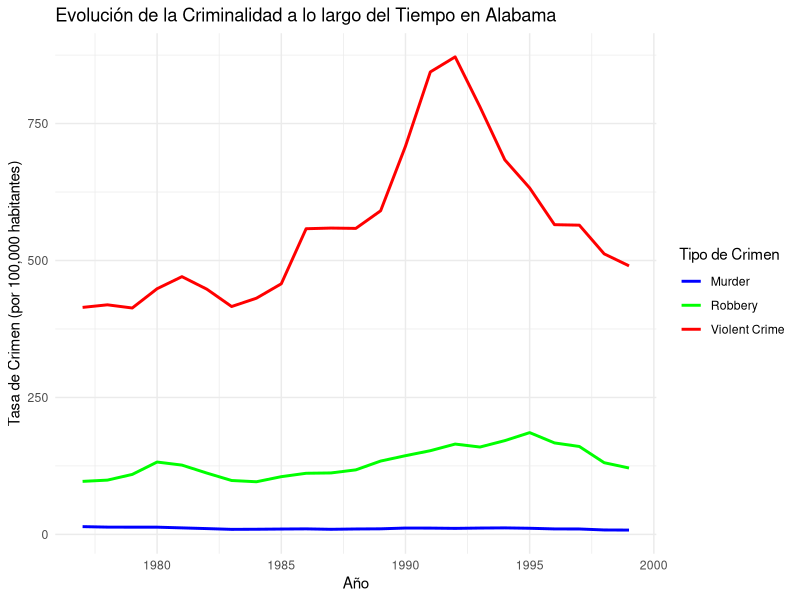
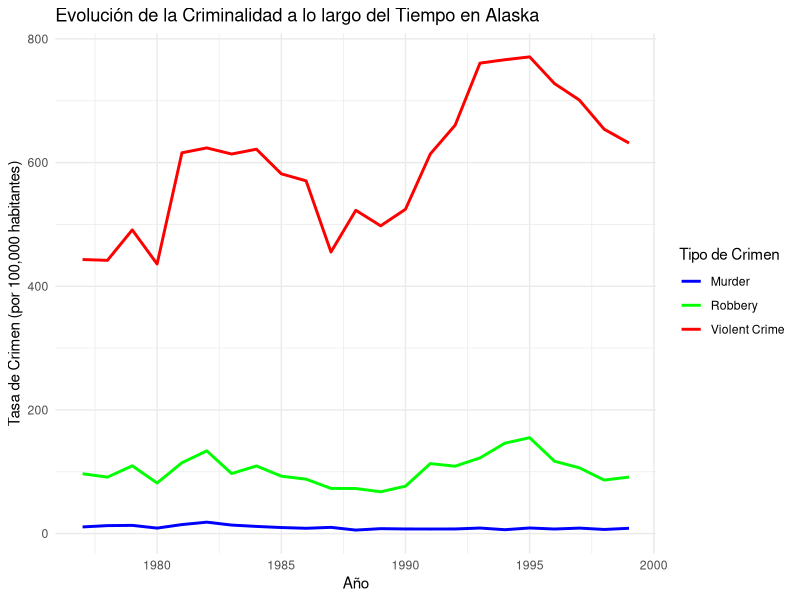
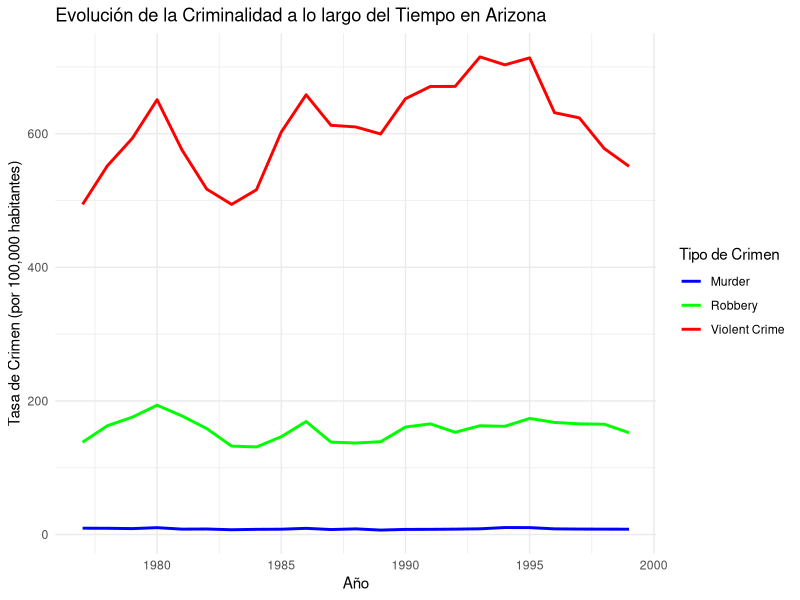
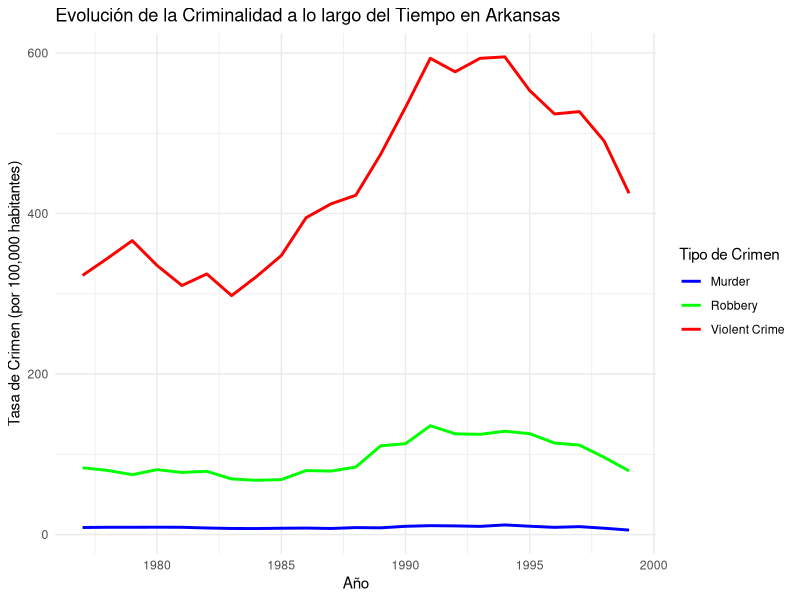
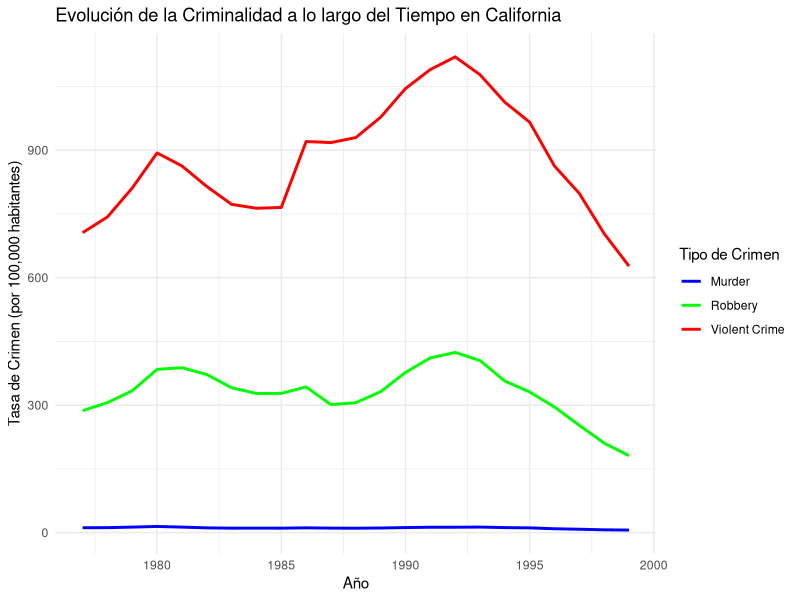
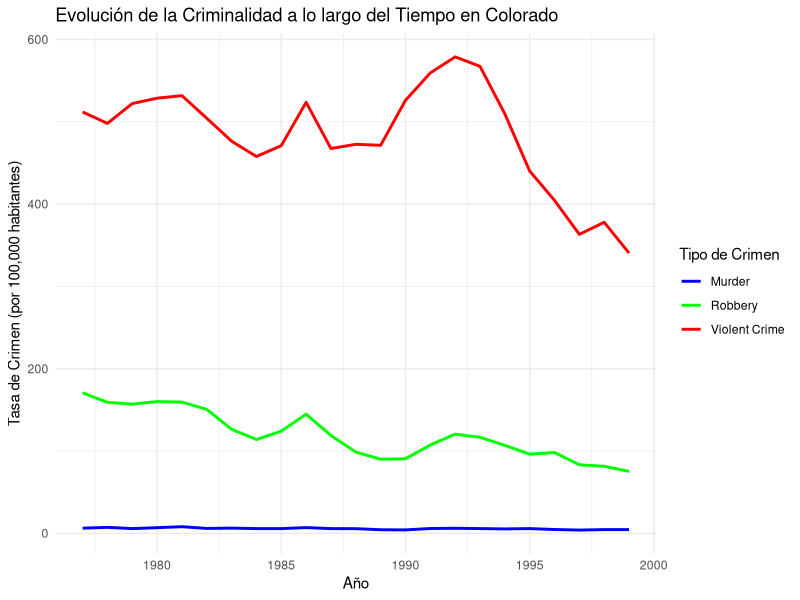
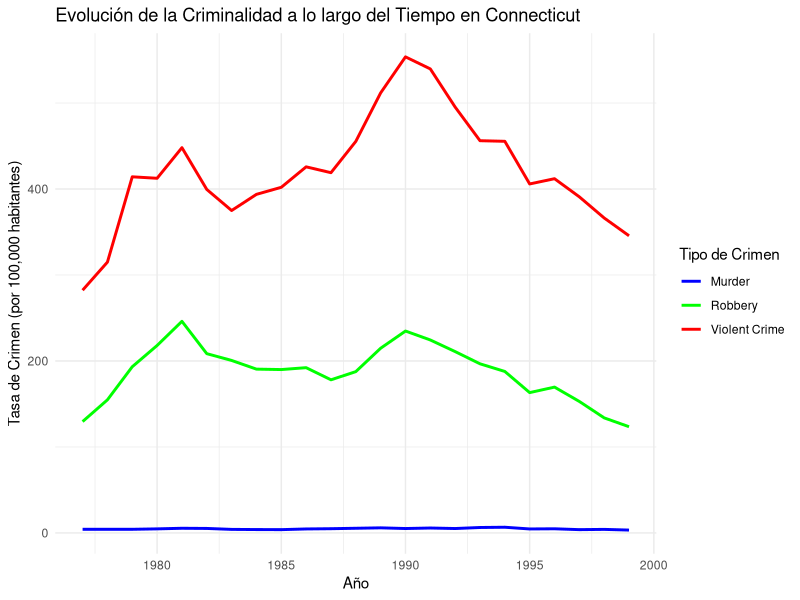
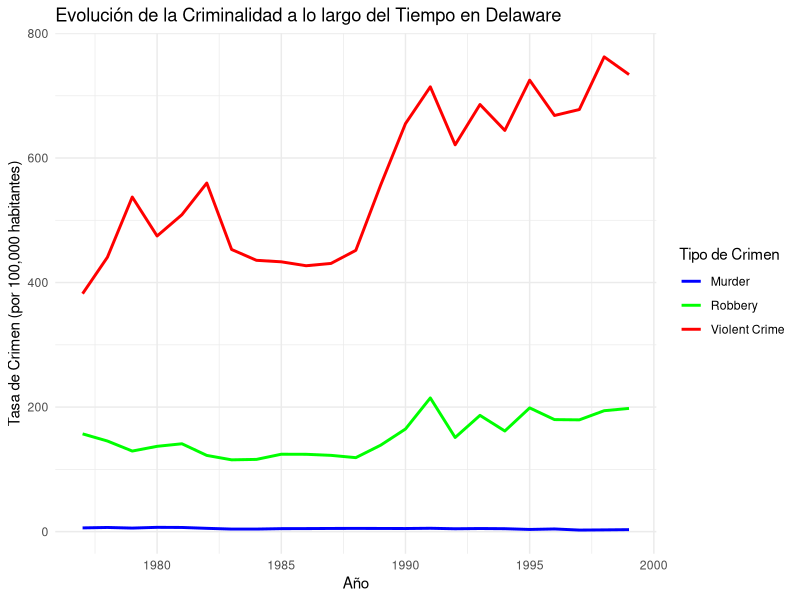

These figures' R source, in order:
setwd("C:/Users/joelm/OneDrive/Documentos/FinalProyectME")

library(dplyr)
library(ggplot2)
library(cowplot)


datos <- read.csv("Guns.csv")

datos$year <- as.numeric(as.character(datos$year))

estados <- c("Alabama", "Alaska", "Arizona", "Arkansas", "California",
             "Colorado", "Connecticut", "Delaware", "Florida", "Georgia",
             "Hawaii", "Idaho", "Illinois", "Indiana", "Iowa", "Kansas",
             "Kentucky", "Louisiana", "Maine", "Maryland",
             "Massachusetts", "Michigan", "Minnesota", "Mississippi",
             "Missouri", "Montana", "Nebraska", "Nevada", "New Hampshire",
             "New Jersey", "New Mexico", "New York", "North Carolina",
             "North Dakota", "Ohio", "Oklahoma", "Oregon", "Pennsylvania",
             "Rhode Island", "South Carolina", "South Dakota", "Tennessee",
             "Texas", "Utah", "Vermont", "Virginia", "Washington",
             "West Virginia", "Wisconsin", "Wyoming", "District of Columbia")



# Crear un conjunto de datos para cada estado
for (estado in estados) {
  # Filtrar datos para el estado actual
  datos_estado <- datos %>% filter(state == estado)
  
  # Asignar el conjunto de datos a una variable con el nombre del estado
  assign(paste0("datos_", estado), datos_estado)
}


for (estado in estados) {
  # Crear el nombre de la variable
  var_name <- paste0("datos_", estado)
  
  # Crear la gráfica para el estado actual
  plots <- ggplot(get(var_name), aes(x = year)) +
    geom_line(aes(y = violent, color = "Violent Crime"), size = 1) +
    geom_line(aes(y = murder, color = "Murder"), size = 1) +
    geom_line(aes(y = robbery, color = "Robbery"), size = 1) +
    labs(title = paste("Evolución de la Criminalidad a lo largo del Tiempo en", estado),
         x = "Año",
         y = "Tasa de Crimen (por 100,000 habitantes)",
         color = "Tipo de Crimen") +
    scale_color_manual(values = c("Violent Crime" = "red", "Murder" = "blue", "Robbery" = "green")) +
    theme_minimal()
  print(plots)
}

